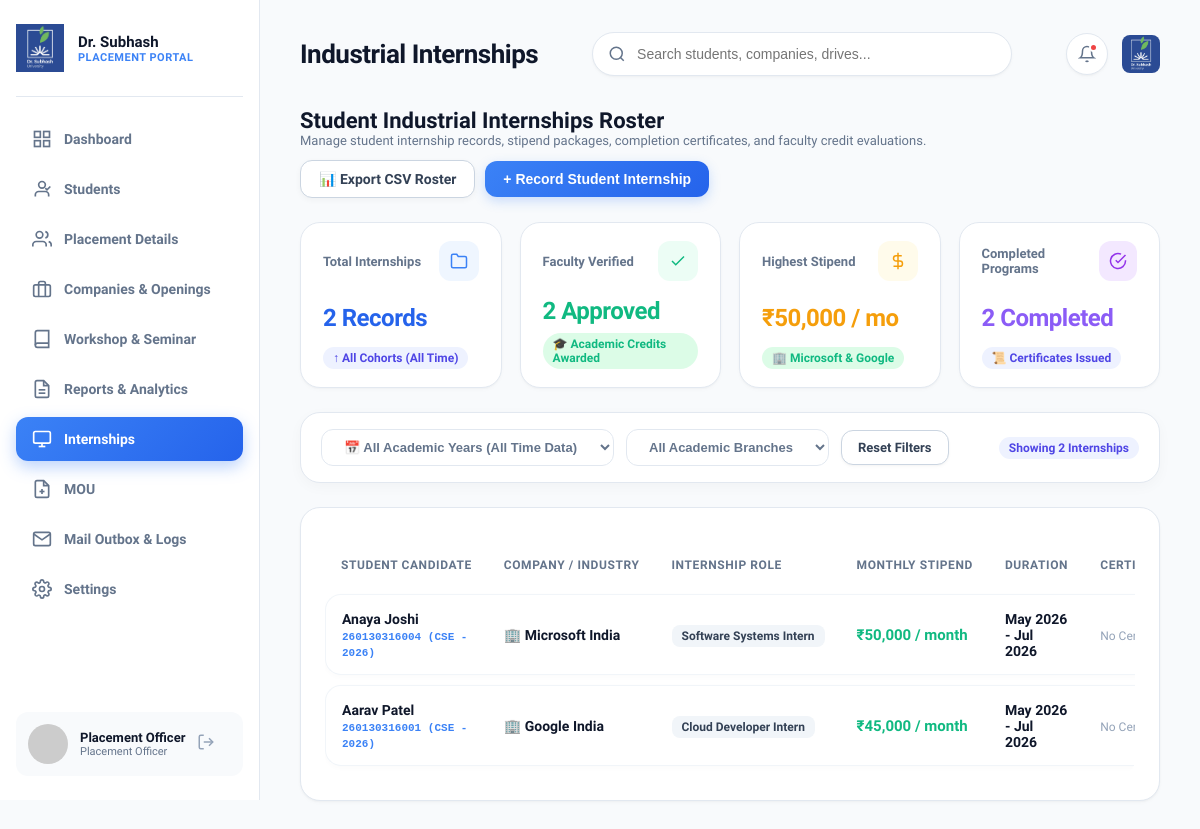
Before: /admin/internships.php (signed in) with the older database file.
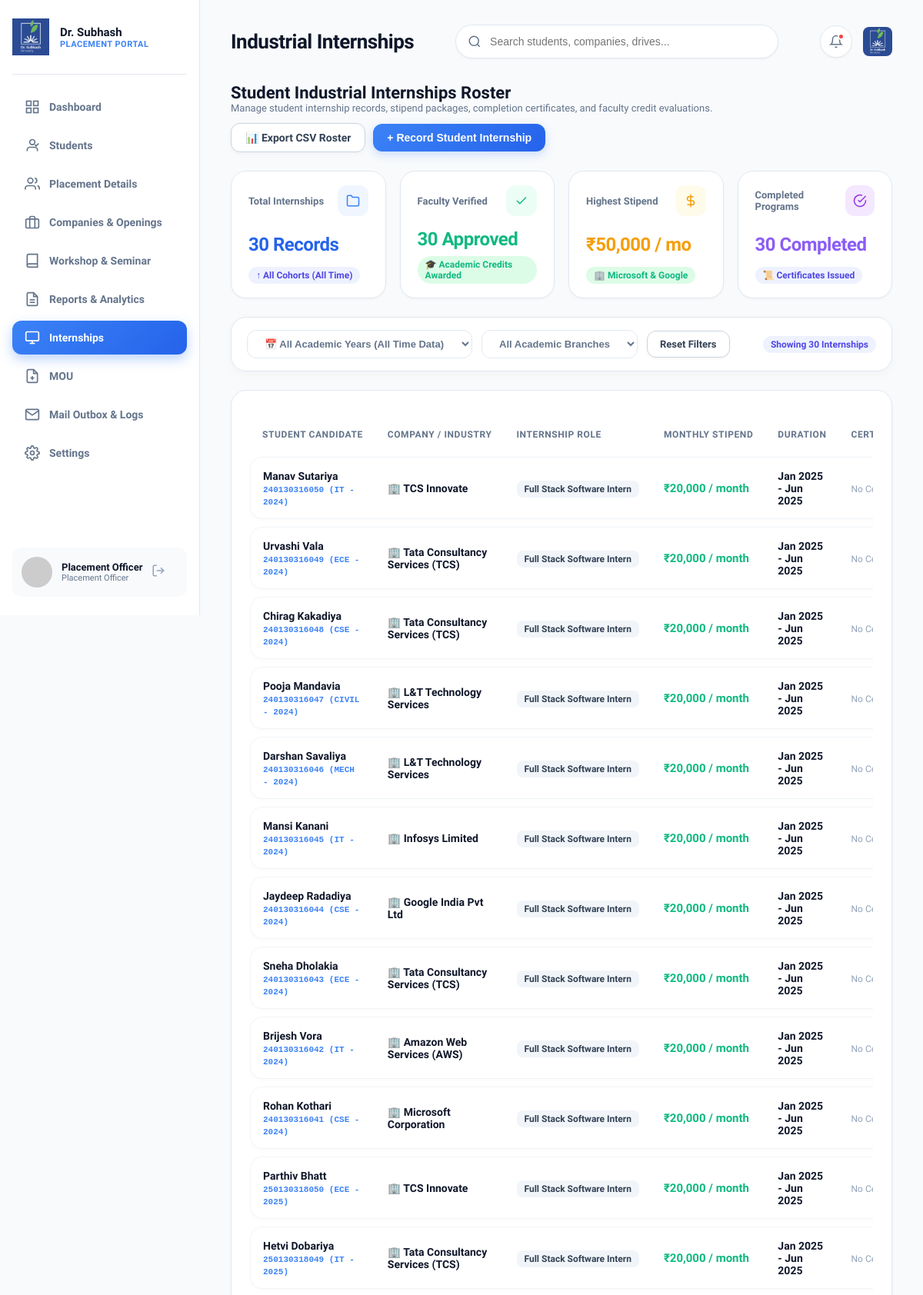
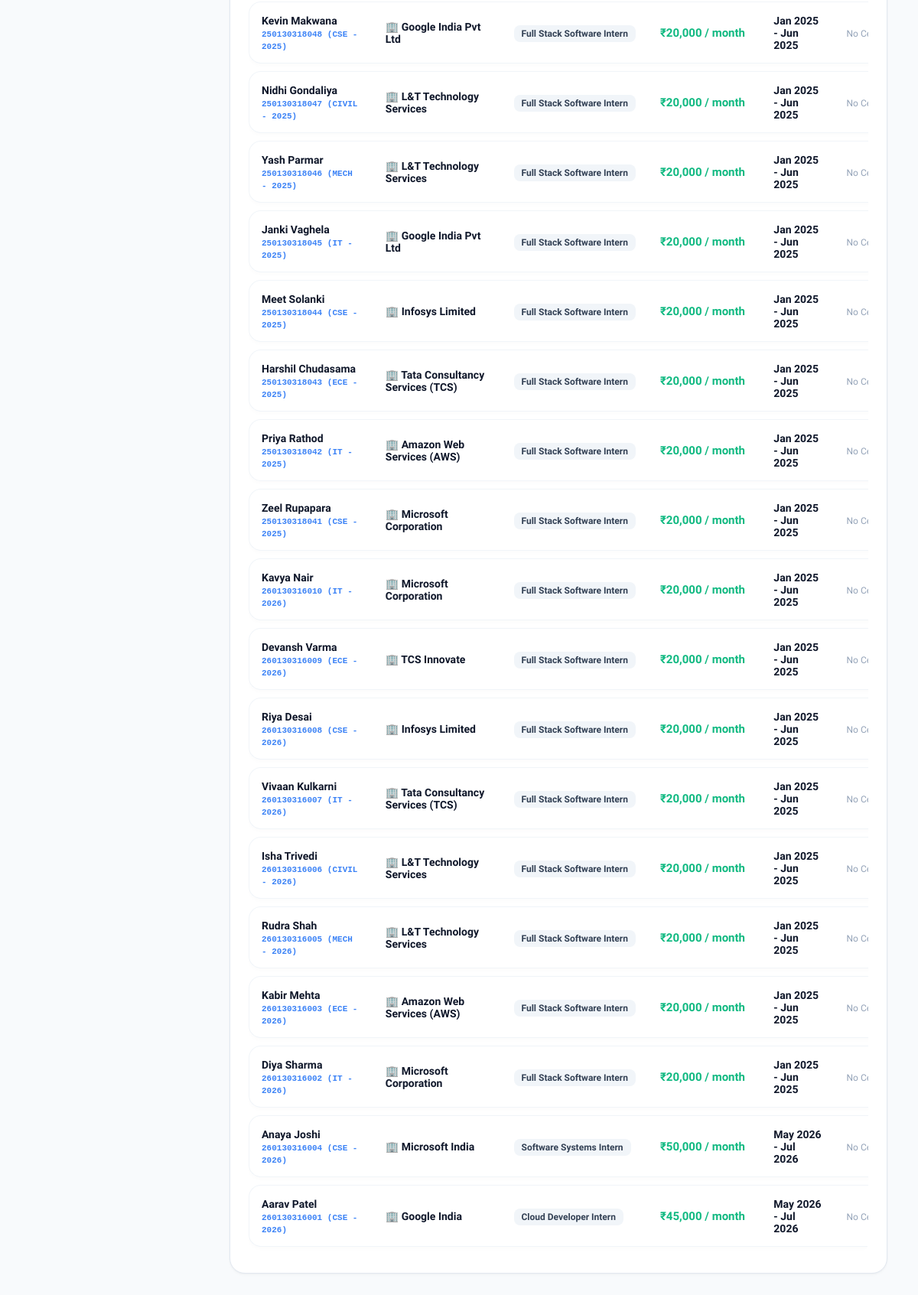
After: the same page with the newer database file (2 pictures, top to bottom).
### tables this page shows
CREATE TABLE `internships` (
  `id` int(11) NOT NULL AUTO_INCREMENT,
  `student_id` int(11) NOT NULL,
  `company_name` varchar(150) NOT NULL,
  `title` varchar(150) NOT NULL,
  `stipend` varchar(50) DEFAULT '₹15,000 / month',
  `start_date` date NOT NULL,
  `end_date` date NOT NULL,
  `certificate_file` varchar(255) DEFAULT 'certificate_sample.pdf',
  `status` enum('Ongoing','Completed') DEFAULT 'Completed',
  `created_at` timestamp NOT NULL DEFAULT current_timestamp(),
  `verification_status` enum('Pending','Verified','Rejected') DEFAULT 'Pending',
  `credit_points` int(11) DEFAULT 3,
  `faculty_remarks` text DEFAULT NULL,
  `verified_by` int(11) DEFAULT NULL,
  `verification_remarks` text DEFAULT NULL,
  `credits_awarded` decimal(3,1) DEFAULT NULL,
  PRIMARY KEY (`id`),
  KEY `student_id` (`student_id`),
  CONSTRAINT `internships_ibfk_1` FOREIGN KEY (`student_id`) REFERENCES `students` (`id`) ON DELETE CASCADE
);

CREATE TABLE `students` (
  `id` int(11) NOT NULL AUTO_INCREMENT,
  `user_id` int(11) NOT NULL,
  `enrollment_no` varchar(20) NOT NULL,
  `full_name` varchar(100) NOT NULL,
  `email` varchar(100) NOT NULL,
  `phone` varchar(20) DEFAULT NULL,
  `gender` enum('Male','Female') DEFAULT 'Male',
  `branch` varchar(50) NOT NULL,
  `cpi` decimal(4,2) DEFAULT 0.00,
  `backlogs` int(11) DEFAULT 0,
  `batch_year` int(11) NOT NULL,
  `resume_file` varchar(255) DEFAULT 'default_resume.pdf',
  `profile_photo` varchar(255) DEFAULT 'default_avatar.png',
  `placement_status` enum('In-Process','Placed','Unplaced') DEFAULT 'Unplaced',
  `is_detained` tinyint(1) DEFAULT 0,
  `created_at` timestamp NOT NULL DEFAULT current_timestamp(),
  `current_semester` int(11) DEFAULT 7,
  `linkedin_url` varchar(255) DEFAULT NULL,
  `offer_letter` varchar(255) DEFAULT NULL,
  `placed_companies` varchar(255) DEFAULT NULL,
  `current_package_lpa` decimal(8,2) DEFAULT NULL,
  PRIMARY KEY (`id`),
  UNIQUE KEY `enrollment_no` (`enrollment_no`),
  UNIQUE KEY `email` (`email`),
  KEY `user_id` (`user_id`),
  CONSTRAINT `students_ibfk_1` FOREIGN KEY (`user_id`) REFERENCES `users` (`id`) ON DELETE CASCADE
);

### admin/internships.php (the view, shortened to what the changed rows need)
<?php
$pdo = getDBConnection();
$yearParam = isset($_GET['year']) ? sanitize($_GET['year']) : '';
if ($yearParam === 'all' || $yearParam === '0' || $yearParam === '') {
    $yearFilter = 0;
} else {
    $yearFilter = intval($yearParam);
}
$q = "SELECT i.*, s.enrollment_no, s.full_name, s.branch, s.batch_year, s.profile_photo FROM internships i JOIN students s ON i.student_id = s.id WHERE 1=1";
$params = [];
$q .= " ORDER BY i.id DESC";
$stmt = $pdo->prepare($q);
$stmt->execute($params);
$internships = $stmt->fetchAll();
$totalCount = count($internships);
$verifiedCount = 0;
foreach ($internships as $itCheck) {
    if (($itCheck['verification_status'] ?: 'Pending') === 'Verified') {
        $verifiedCount++;
    }
}
$completedCount = 0;
foreach ($internships as $itCheck) {
    if (($itCheck['status'] ?: 'Completed') === 'Completed') {
        $completedCount++;
    }
}
include __DIR__ . '/../includes/header.php';
?>
<div class="kpi-grid" style="grid-template-columns: repeat(4, 1fr); margin-bottom: 24px;">
    <div class="kpi-card" style="padding: 18px 22px;">
        <div class="kpi-top">
            <span class="kpi-title">Total Internships</span>
            <div class="kpi-icon blue">
            </div>
        </div>
        <div class="kpi-value" style="font-size: 24px; color: #2563EB;"><?= number_format($totalCount); ?> Records</div>
        <span class="kpi-badge info">↑ <?= ($yearFilter > 0 ? $yearFilter . ' Academic Year' : 'All Cohorts (All Time)'); ?></span>
    </div>
    <div class="kpi-card" style="padding: 18px 22px;">
        <div class="kpi-top">
            <span class="kpi-title">Faculty Verified</span>
            <div class="kpi-icon green">
            </div>
        </div>
        <div class="kpi-value" style="font-size: 24px; color: #10B981;"><?= number_format($verifiedCount); ?> Approved</div>
        <span class="kpi-badge up">🎓 Academic Credits Awarded</span>
    </div>
    <div class="kpi-card" style="padding: 18px 22px;">
        <div class="kpi-top">
            <span class="kpi-title">Completed Programs</span>
            <div class="kpi-icon purple">
            </div>
        </div>
        <div class="kpi-value" style="font-size: 24px; color: #8B5CF6;"><?= number_format($completedCount); ?> Completed</div>
        <span class="kpi-badge info">📜 Certificates Issued</span>
    </div>
</div>
<div class="table-card" style="padding: 16px 20px; margin-bottom: 24px; display: flex; justify-content: space-between; align-items: center; background: white; border-radius: 20px; border: 1px solid var(--border-color); box-shadow: 0 4px 14px rgba(0,0,0,0.03); flex-wrap: wrap; gap: 14px;">
    <form method="GET" style="display: flex; gap: 12px; align-items: center; flex-wrap: wrap;">
        <select name="year" class="select-pill" onchange="this.form.submit()" style="padding: 9px 18px; font-weight: 700; border-radius: 12px;">
        </select>
        <select name="branch" class="select-pill" onchange="this.form.submit()" style="padding: 9px 18px; font-weight: 700; border-radius: 12px;">
        </select>
        <a href="internships.php" class="btn-secondary" style="padding: 9px 16px; font-size: 13px; border-radius: 12px;">Reset Filters</a>
    </form>
    <span class="kpi-badge info" style="font-size: 12px; font-weight: 800;">Showing <?= count($internships); ?> Internships</span>
</div>
<div class="table-card" style="padding: 24px; border-radius: 20px;">
    <div class="table-responsive">
        <table class="custom-table">
            <thead>
                <tr>
                    <th>Student Candidate</th>
                    <th>Company / Industry</th>
                    <th>Internship Role</th>
                    <th>Monthly Stipend</th>
                    <th>Duration</th>
                    <th>Certificate</th>
                </tr>
            </thead>
            <tbody>
                <?php if (empty($internships)): ?>
                    <tr>
                        <td colspan="8" style="text-align: center; padding: 40px; color: var(--text-muted);">No student internship records found for selected filters. Click <strong>+ Record Student Internship</strong> above to add one.</td>
                    </tr>
                <?php else: ?>
                    <?php foreach ($internships as $it):
                    ?>
                        <tr style="background: #FFFFFF; border: 1px solid #E2E8F0; border-radius: 16px;">
                            <td style="border-top-left-radius: 16px; border-bottom-left-radius: 16px; padding: 14px 16px;">
                                <strong style="font-size: 14px; color: #0F172A;"><?= htmlspecialchars($it['full_name']); ?></strong><br>
                                <code style="font-size: 11px; color: #3B82F6; font-weight: 700;"><?= htmlspecialchars($it['enrollment_no']); ?> (<?= htmlspecialchars($it['branch']); ?> - <?= $it['batch_year']; ?>)</code>
                            </td>
                            <td style="padding: 14px 16px;"><strong>🏢 <?= htmlspecialchars($it['company_name']); ?></strong></td>
                            <td style="padding: 14px 16px;"><span class="branch-badge" style="border-radius: 8px; padding: 4px 10px;"><?= htmlspecialchars($it['title']); ?></span></td>
                            <td style="padding: 14px 16px;"><strong style="color: #10B981; font-size: 15px; font-weight: 800;"><?= htmlspecialchars($it['stipend']); ?></strong></td>
                            <td style="padding: 14px 16px;"><strong><?= date('M Y', strtotime($it['start_date'])); ?> - <?= date('M Y', strtotime($it['end_date'])); ?></strong></td>
                            <td style="padding: 14px 16px;">
                                <?php if ($it['certificate_file'] && file_exists(__DIR__ . '/../uploads/' . $it['certificate_file'])): ?>
                                    <a href="../uploads/<?= htmlspecialchars($it['certificate_file']); ?>" target="_blank" style="color: #3B82F6; font-weight: 700; text-decoration: none;">
                                        📄 View Certificate ↗
                                    </a>
                                <?php else: ?>
                                    <span style="color: #94A3B8; font-size: 12px;">No Certificate</span>
                                <?php endif; ?>
                            </td>
                        </tr>
                    <?php endforeach; ?>
                <?php endif; ?>
            </tbody>
        </table>
    </div>
</div>
<?php include __DIR__ . '/../includes/footer.php'; ?>

Changed rows visible on the page:
added internships: student.full_name "Manav Sutariya", student.enrollment_no "240130316050", student.branch "IT", student.batch_year "2024", company_name "TCS Innovate", title "Full Stack Software Intern", stipend "₹20,000 / month", start_date "Jan 2025", end_date "Jun 2025", shows "No…"
added internships: student.full_name "Urvashi Vala", student.enrollment_no "240130316049", student.branch "ECE", student.batch_year "2024", company_name "Tata Consultancy Services (TCS)", title "Full Stack Software Intern", stipend "₹20,000 / month", start_date "Jan 2025", end_date "Jun 2025", shows "No…"
added internships: student.full_name "Chirag Kakadiya", student.enrollment_no "240130316048", student.branch "CSE", student.batch_year "2024", company_name "Tata Consultancy Services (TCS)", title "Full Stack Software Intern", stipend "₹20,000 / month", start_date "Jan 2025", end_date "Jun 2025", shows "No…"
added internships: student.full_name "Pooja Mandavia", student.enrollment_no "240130316047", student.branch "CIVIL", student.batch_year "2024", company_name "L&T Technology Services", title "Full Stack Software Intern", stipend "₹20,000 / month", start_date "Jan 2025", end_date "Jun 2025", shows "No…"
added internships: student.full_name "Darshan Savaliya", student.enrollment_no "240130316046", student.branch "MECH", student.batch_year "2024", company_name "L&T Technology Services", title "Full Stack Software Intern", stipend "₹20,000 / month", start_date "Jan 2025", end_date "Jun 2025", shows "No…"
added internships: student.full_name "Mansi Kanani", student.enrollment_no "240130316045", student.branch "IT", student.batch_year "2024", company_name "Infosys Limited", title "Full Stack Software Intern", stipend "₹20,000 / month", start_date "Jan 2025", end_date "Jun 2025", shows "No…"
added internships: student.full_name "Jaydeep Radadiya", student.enrollment_no "240130316044", student.branch "CSE", student.batch_year "2024", company_name "Google India Pvt Ltd", title "Full Stack Software Intern", stipend "₹20,000 / month", start_date "Jan 2025", end_date "Jun 2025", shows "No…"
added internships: student.full_name "Sneha Dholakia", student.enrollment_no "240130316043", student.branch "ECE", student.batch_year "2024", company_name "Tata Consultancy Services (TCS)", title "Full Stack Software Intern", stipend "₹20,000 / month", start_date "Jan 2025", end_date "Jun 2025", shows "No…"
added internships: student.full_name "Brijesh Vora", student.enrollment_no "240130316042", student.branch "IT", student.batch_year "2024", company_name "Amazon Web Services (AWS)", title "Full Stack Software Intern", stipend "₹20,000 / month", start_date "Jan 2025", end_date "Jun 2025", shows "No…"
added internships: student.full_name "Rohan Kothari", student.enrollment_no "240130316041", student.branch "CSE", student.batch_year "2024", company_name "Microsoft Corporation", title "Full Stack Software Intern", stipend "₹20,000 / month", start_date "Jan 2025", end_date "Jun 2025", shows "No…"
added internships: student.full_name "Parthiv Bhatt", student.enrollment_no "250130318050", student.branch "ECE", student.batch_year "2025", company_name "TCS Innovate", title "Full Stack Software Intern", stipend "₹20,000 / month", start_date "Jan 2025", end_date "Jun 2025", shows "No…"
added internships: student.full_name "Hetvi Dobariya", student.enrollment_no "250130318049", student.branch "IT", student.batch_year "2025", company_name "Tata Consultancy Services (TCS)", title "Full Stack Software Intern", stipend "₹20,000 / month", start_date "Jan 2025", end_date "Jun 2025", shows "No…"
added internships: student.full_name "Kevin Makwana", student.enrollment_no "250130318048", student.branch "CSE", student.batch_year "2025", company_name "Google India Pvt Ltd", title "Full Stack Software Intern", stipend "₹20,000 / month", start_date "Jan 2025", end_date "Jun 2025", shows "No…"
added internships: student.full_name "Nidhi Gondaliya", student.enrollment_no "250130318047", student.branch "CIVIL", student.batch_year "2025", company_name "L&T Technology Services", title "Full Stack Software Intern", stipend "₹20,000 / month", start_date "Jan 2025", end_date "Jun 2025", shows "No…"
added internships: student.full_name "Yash Parmar", student.enrollment_no "250130318046", student.branch "MECH", student.batch_year "2025", company_name "L&T Technology Services", title "Full Stack Software Intern", stipend "₹20,000 / month", start_date "Jan 2025", end_date "Jun 2025", shows "No…"
added internships: student.full_name "Janki Vaghela", student.enrollment_no "250130318045", student.branch "IT", student.batch_year "2025", company_name "Google India Pvt Ltd", title "Full Stack Software Intern", stipend "₹20,000 / month", start_date "Jan 2025", end_date "Jun 2025", shows "No…"
added internships: student.full_name "Meet Solanki", student.enrollment_no "250130318044", student.branch "CSE", student.batch_year "2025", company_name "Infosys Limited", title "Full Stack Software Intern", stipend "₹20,000 / month", start_date "Jan 2025", end_date "Jun 2025", shows "No…"
added internships: student.full_name "Harshil Chudasama", student.enrollment_no "250130318043", student.branch "ECE", student.batch_year "2025", company_name "Tata Consultancy Services (TCS)", title "Full Stack Software Intern", stipend "₹20,000 / month", start_date "Jan 2025", end_date "Jun 2025", shows "No…"
added internships: student.full_name "Priya Rathod", student.enrollment_no "250130318042", student.branch "IT", student.batch_year "2025", company_name "Amazon Web Services (AWS)", title "Full Stack Software Intern", stipend "₹20,000 / month", start_date "Jan 2025", end_date "Jun 2025", shows "No…"
added internships: student.full_name "Zeel Rupapara", student.enrollment_no "250130318041", student.branch "CSE", student.batch_year "2025", company_name "Microsoft Corporation", title "Full Stack Software Intern", stipend "₹20,000 / month", start_date "Jan 2025", end_date "Jun 2025", shows "No…"
added internships: student.full_name "Kavya Nair", student.enrollment_no "260130316010", student.branch "IT", student.batch_year "2026", company_name "Microsoft Corporation", title "Full Stack Software Intern", stipend "₹20,000 / month", start_date "Jan 2025", end_date "Jun 2025", shows "No…"
added internships: student.full_name "Devansh Varma", student.enrollment_no "260130316009", student.branch "ECE", student.batch_year "2026", company_name "TCS Innovate", title "Full Stack Software Intern", stipend "₹20,000 / month", start_date "Jan 2025", end_date "Jun 2025", shows "No…"
added internships: student.full_name "Riya Desai", student.enrollment_no "260130316008", student.branch "CSE", student.batch_year "2026", company_name "Infosys Limited", title "Full Stack Software Intern", stipend "₹20,000 / month", start_date "Jan 2025", end_date "Jun 2025", shows "No…"
added internships: student.full_name "Vivaan Kulkarni", student.enrollment_no "260130316007", student.branch "IT", student.batch_year "2026", company_name "Tata Consultancy Services (TCS)", title "Full Stack Software Intern", stipend "₹20,000 / month", start_date "Jan 2025", end_date "Jun 2025", shows "No…"
added internships: student.full_name "Isha Trivedi", student.enrollment_no "260130316006", student.branch "CIVIL", student.batch_year "2026", company_name "L&T Technology Services", title "Full Stack Software Intern", stipend "₹20,000 / month", start_date "Jan 2025", end_date "Jun 2025", shows "No…"
added internships: student.full_name "Rudra Shah", student.enrollment_no "260130316005", student.branch "MECH", student.batch_year "2026", company_name "L&T Technology Services", title "Full Stack Software Intern", stipend "₹20,000 / month", start_date "Jan 2025", end_date "Jun 2025", shows "No…"
added internships: student.full_name "Kabir Mehta", student.enrollment_no "260130316003", student.branch "ECE", student.batch_year "2026", company_name "Amazon Web Services (AWS)", title "Full Stack Software Intern", stipend "₹20,000 / month", start_date "Jan 2025", end_date "Jun 2025", shows "No…"
added internships: student.full_name "Diya Sharma", student.enrollment_no "260130316002", student.branch "IT", student.batch_year "2026", company_name "Microsoft Corporation", title "Full Stack Software Intern", stipend "₹20,000 / month", start_date "Jan 2025", end_date "Jun 2025", shows "No…"
Other visible differences:
$totalCount: "2" → "30"
$verifiedCount: "2" → "30"
$completedCount: "2" → "30"
count($internships): "2" → "30"
